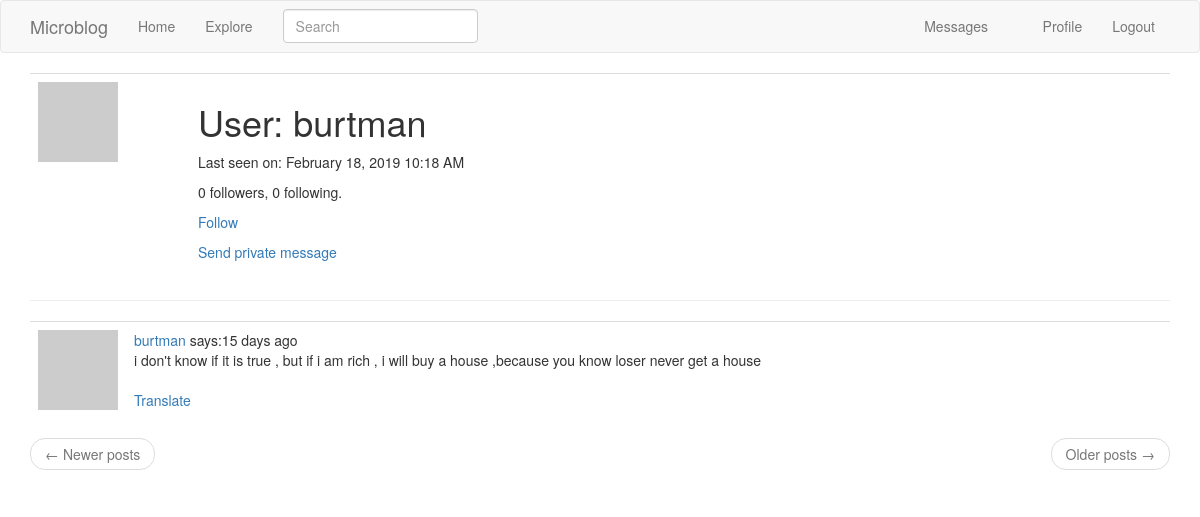
The app's page /user/burtman (signed in), older data.
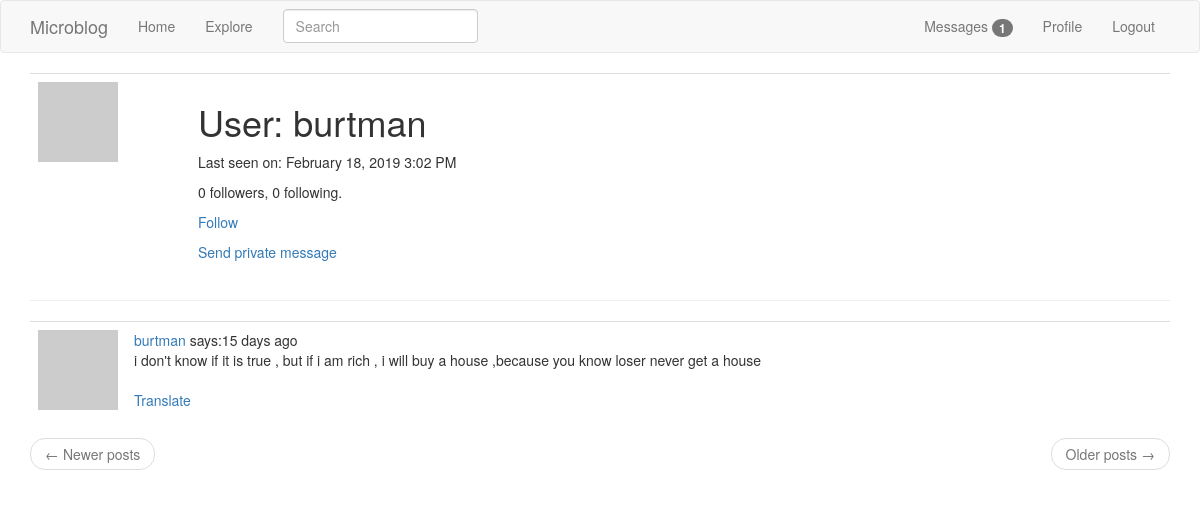
The same page, newer data.
### app/models.py (models this page shows, shortened)
class User(UserMixin, db.Model):
    id = db.Column(db.Integer, autoincrement=True, primary_key=True)
    username = db.Column(db.String(64), index=True, unique=True)
    email = db.Column(db.String(120), index=True, unique=True)
    password_hash = db.Column(db.String(128))
    about_me = db.Column(db.String(140))
    last_seen = db.Column(db.DateTime, default=datetime.utcnow)
    posts = db.relationship('Post', backref='author', lazy='dynamic')
    followed = db.relationship('User',
                               secondary=followers,
                               primaryjoin=(followers.c.follower_id == id),
                               secondaryjoin=(followers.c.followed_id == id),
                               backref=db.backref('followers', lazy='dynamic'),
                               lazy='dynamic')
    messages_sent = db.relationship('Message',
                                    backref='author',
                                    foreign_keys='Message.sender_id',
                                    lazy='dynamic')
    messages_received = db.relationship('Message',
                                        backref='recipient',
                                        foreign_keys='Message.recipient_id',
                                        lazy='dynamic')
    last_message_read_time = db.Column(db.DateTime)
    def new_messages(self):
        last_read_time = self.last_message_read_time or datetime(1900, 1, 1)
        return Message.query.filter_by(recipient=self).filter(Message.timestamp > last_read_time).count()
    def avatar(self, size):
        digest = md5(self.email.lower().encode('utf-8')).hexdigest()
        return 'https://www.gravatar.com/avatar/{}?d=monsterid&s={}'.format(digest, size)
    def is_following(self, user):
        return self.followed.filter(followers.c.followed_id == user.id).count() > 0

class SearchableMixin(object):
    @classmethod
    def before_commit(cls, session):
        session._changes = {
            'add': list(session.new),
            'update': list(session.dirty),
            'delete': list(session.deleted)
        }
    @classmethod
    def after_commit(cls, session):
        for obj in session._changes['add']:
            if isinstance(obj, SearchableMixin):
                add_to_index(obj.__tablename__, obj)
        for obj in session._changes['update']:
            if isinstance(obj, SearchableMixin):
                add_to_index(obj.__tablename__, obj)
        for obj in session._changes['delete']:
            if isinstance(obj, SearchableMixin):
                remove_from_index(obj.__tablename__, obj)
        session._changes = None

class Post(SearchableMixin, db.Model):
    id = db.Column(db.Integer, autoincrement=True, primary_key=True)
    body = db.Column(db.String(140))
    timestamp = db.Column(db.DateTime, index=True, default=datetime.utcnow)
    user_id = db.Column(db.Integer, db.ForeignKey('user.id'))
    language = db.Column(db.String(5))
    __searchable__ = ['body']

### app/main/routes.py (the view)
@bp.route('/user/<username>', methods=['GET'])
@login_required
def user(username):
    page = request.args.get('page', default=1, type=int)
    user = User.query.filter_by(username=username).first_or_404()
    posts = (user.posts
             .order_by(Post.timestamp.desc())
             .paginate(page, current_app.config['POSTS_PER_PAGE'], False))
    next_url = url_for('main.user', username=user.username, page=posts.next_num) if posts.has_next else None
    prev_url = url_for('main.user', username=user.username, page=posts.prev_num) if posts.has_prev else None
    return render_template('user.html', title='User', user=user,
                           posts=posts.items, next_url=next_url, prev_url=prev_url)

### app/main/forms.py
class SearchForm(FlaskForm):
    q = StringField('Search', validators=[DataRequired()])
    def __init__(self, *args, **kwargs):
        if 'formdata' not in kwargs:
            kwargs['formdata'] = request.args
        if 'csrf_enabled' not in kwargs:
            kwargs['csrf_enabled'] = False
        super(SearchForm, self).__init__(*args, **kwargs)

### app/main/routes.py (called while the page is built)
@bp.before_app_request
def before_request():
    if current_user.is_authenticated:
        current_user.last_seen = datetime.utcnow()
        db.session.commit()
        g.search_form = SearchForm()

### app/models.py (called while the page is built)
@login.user_loader
def load_user(uid):
    return User.query.get(int(uid))

### app/templates/user.html (shortened to what this page needs)
{% extends "base.html" %}
{% import 'bootstrap/wtf.html' as wtf %}
{% block app_content %}
<table class="table table-hover">
    <tr>
        <td width="160px"><img src="{{ user.avatar(160) }}"></td>
        <td>
            <h1>User: {{ user.username }}</h1>
            {% if user.last_seen %}<p>Last seen on: {{ moment(user.last_seen).format('LLL') }}</p>{% endif %}
            <p>{{ user.followers.count() }} followers, {{ user.followed.count() }} following.</p>
            {% if user==current_user %}<a href="{{ url_for('main.edit_profile') }}">edit profile</a>
            {% elif current_user.is_following(user) %}
            <p>
                <a href="{{ url_for('main.unfollow', username=user.username) }}">
                    UnFollow
                </a>
            </p>
            {% else %}
            <p>
                <a href="{{ url_for('main.follow', username=user.username) }}">
                    Follow
                </a>
            </p>
            {% endif %}
            {% if user != current_user %}
            <p>
                <a href="{{ url_for('main.sent_message', recipient_name=user.username) }}">
                    Send private message
                </a>
            </p>
            {% endif %}
        </td>
    </tr>
</table>
<hr>
{% for post in posts %}
{% include "_post.html" %}
{% endfor %}
<nav aria-label="...">
        <ul class="pager">
            <li class="previous{% if not prev_url %} disabled{% endif %}">
                <a href="{{ prev_url or '#' }}">
                    <span aria-hidden="true">&larr;</span> Newer posts
                </a>
            </li>
            <li class="next{% if not next_url %} disabled{% endif %}">
                <a href="{{ next_url or '#' }}">
                    Older posts <span aria-hidden="true">&rarr;</span>
                </a>
            </li>
        </ul>
</nav>
{% endblock %}

### app/templates/base.html (shortened to what this page needs)
{% extends 'bootstrap/base.html' %}
{% block navbar %}
<nav class="navbar navbar-default">
    <div class="container">
        <div class="navbar-header">
            <a class="navbar-brand" href="{{ url_for('main.index') }}">Microblog</a>
        </div>
        <div class="collapse navbar-collapse" id="bs-example-navbar-collapse-1">
            <ul class="nav navbar-nav">
                <li><a href="{{ url_for('main.index') }}">Home</a></li>
                <li><a href="{{ url_for('main.explore') }}">Explore</a></li>
            </ul>
            {% if g.search_form %}
            <form class="navbar-form navbar-left" action="{{ url_for('main.search') }}"
                  method="get">
                <div class="form-group">
                    {{ g.search_form.q(size=20, class='form-control', placeholder=g.search_form.q.label.text) }}
                </div>
            </form>
            {% endif %}
            <ul class="nav navbar-nav navbar-right">
                {% if current_user.is_anonymous %}
                <li><a href="{{ url_for('auth.login') }}">Login</a></li>
                {% else %}
                <li><a href="{{ url_for('main.messages') }}">
                    Messages
                    {% set new_messages = current_user.new_messages() %}
                    <span class="badge" id="message_count"
                          style="visibility:{% if new_messages %}visible
                           {% else %} hidden
                            {% endif %}">
                        {{ new_messages }}
                    </span>
                </a>
                </li>
                <li><a href="{{ url_for('main.user', username=current_user.username) }}">Profile</a></li>
                <li><a href="{{ url_for('auth.logout') }}">Logout</a></li>
                {% endif %}
            </ul>
        </div>
    </div>
</nav>
{% endblock %}
{% block content %}
<div class="container">
    {% block app_content %}{% endblock %}
</div>
{% endblock %}

### app/templates/_post.html
<table class="table table-hover">
    <tr>
        <td width="70px">
            <a href="{{ url_for('main.user', username=post.author.username) }}">
                <img src="{{ post.author.avatar(70) }}" alt="">
            </a>
        </td>
        <td>
            <a href="{{ url_for('main.user', username=post.author.username) }}">
                {{ post.author.username }}
            </a>
            says:{{ moment(post.timestamp).fromNow() }}
            <br>
                <span id="post{{ post.id }}">{{ post.body }}</span>
            {% if post.language and post.language != g.locale %}
            <br><br>
            <span id="translation{{ post.id }}">
                <a href="javascript:translate(
                            '#post{{ post.id }}',
                            '#translation{{ post.id }}',
                            '{{ post.language }}',
                            '{{ g.locale }}'
                            )">Translate</a>
            </span>
            {% endif %}
        </td>
    </tr>
</table>

Row changes from the older to the newer data that the page shows:
changed User "burtman": last_seen "February 18, 2019 10:18 AM" → "February 18, 2019 3:02 PM"
Text that changed along with them:
{{ new_messages }}: (not shown) → "1"
